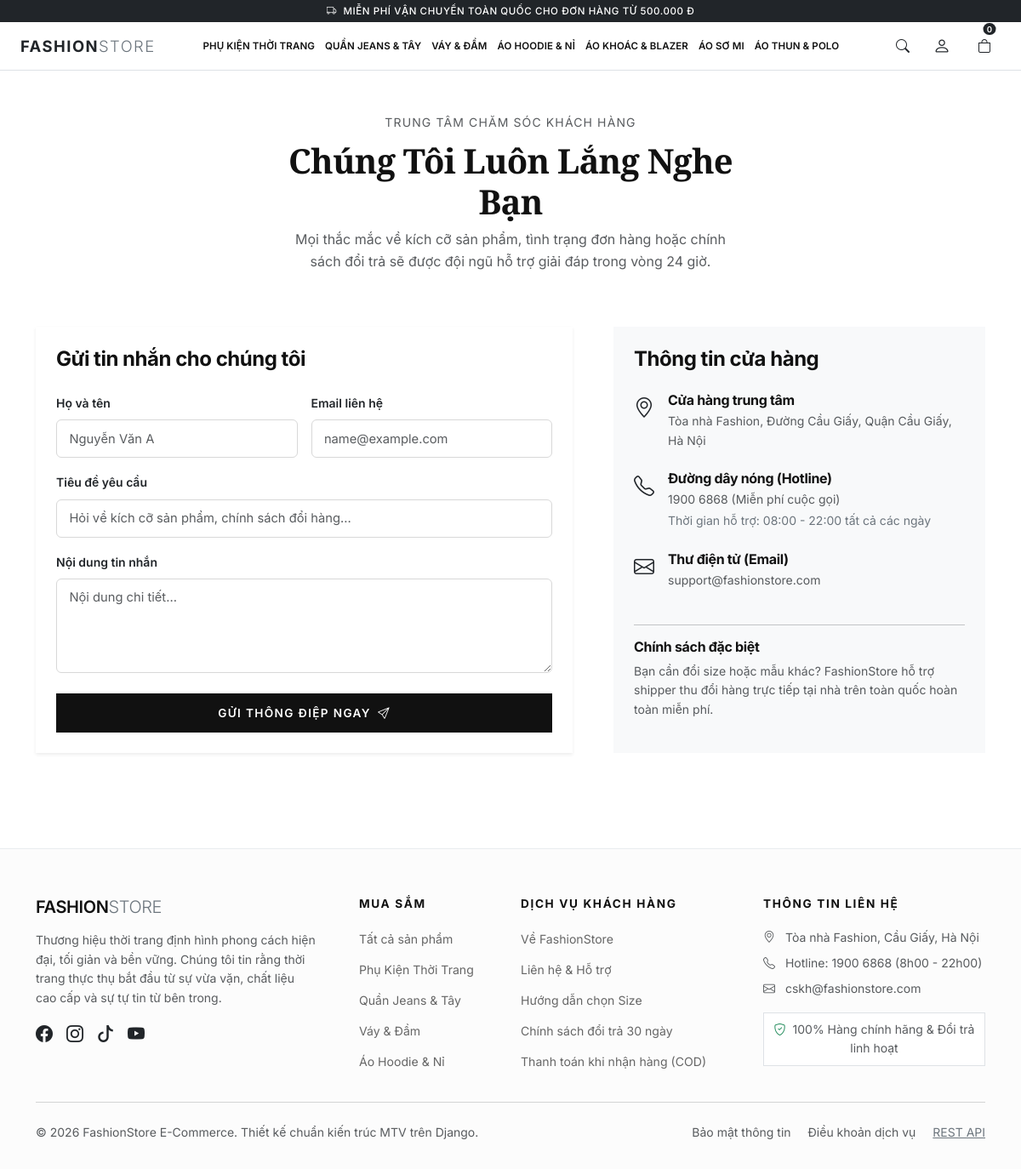
Page /contact/ on the committed database.
### products/models.py (models this page shows, shortened)
class Category(models.Model):
    name = models.CharField(max_length=100, unique=True, verbose_name='Tên danh mục')
    slug = models.SlugField(max_length=120, unique=True, blank=True, verbose_name='Đường dẫn slug')
    description = models.TextField(blank=True, verbose_name='Mô tả danh mục')
    image = models.ImageField(upload_to='categories/', blank=True, null=True, verbose_name='Ảnh danh mục')
    created_at = models.DateTimeField(auto_now_add=True, verbose_name='Ngày tạo')
    class Meta:
        verbose_name = 'Danh mục sản phẩm'
        verbose_name_plural = 'Danh mục sản phẩm'
        ordering = ['name']

### core/views.py (the view)
# urls.py: path('contact/', views.contact_view, name='contact'),
def contact_view(request):
    if request.method == 'POST':
        form = ContactForm(request.POST)
        if form.is_valid():
            messages.success(request, "Cảm ơn bạn đã liên hệ! Đội ngũ FashionStore sẽ phản hồi bạn trong thời gian sớm nhất.")
            return redirect('core:contact')
        else:
            messages.error(request, "Vui lòng kiểm tra lại thông tin trong biểu mẫu.")
    else:
        form = ContactForm()
    return render(request, 'core/contact.html', {'form': form})

### templates/core/contact.html (shortened to what this page needs)
{% extends 'base.html' %}
{% load static %}
{% block content %}
<div class="container py-5">
    <div class="row justify-content-center text-center mb-5">
        <div class="col-lg-6">
            <span class="text-uppercase small text-muted letter-spacing-1">Trung tâm chăm sóc khách hàng</span>
            <h1 class="serif-font display-6 fw-bold mt-2">Chúng Tôi Luôn Lắng Nghe Bạn</h1>
            <p class="text-muted">Mọi thắc mắc về kích cỡ sản phẩm, tình trạng đơn hàng hoặc chính sách đổi trả sẽ được đội ngũ hỗ trợ giải đáp trong vòng 24 giờ.</p>
        </div>
    </div>
    <div class="row g-5">
        <div class="col-lg-7">
            <div class="card border-0 shadow-sm p-4 rounded-0 bg-white">
                <h4 class="fw-bold mb-4">Gửi tin nhắn cho chúng tôi</h4>
                <form method="post">
                    <div class="row g-3">
                        <div class="col-md-6">
                            <label class="form-label small fw-semibold">{{ form.full_name.label }}</label>
                            {{ form.full_name }}
                        </div>
                        <div class="col-md-6">
                            <label class="form-label small fw-semibold">{{ form.email.label }}</label>
                            {{ form.email }}
                        </div>
                        <div class="col-12">
                            <label class="form-label small fw-semibold">{{ form.subject.label }}</label>
                            {{ form.subject }}
                        </div>
                        <div class="col-12">
                            <label class="form-label small fw-semibold">{{ form.message.label }}</label>
                            {{ form.message }}
                        </div>
                        <div class="col-12 mt-4">
                            <button type="submit" class="btn btn-fashion-dark w-100">
                                Gửi thông điệp ngay <i class="bi bi-send ms-2"></i>
                            </button>
                        </div>
                    </div>
                </form>
            </div>
        </div>
        <div class="col-lg-5">
            <div class="card border-0 bg-light p-4 rounded-0 h-100">
                <h4 class="fw-bold mb-4">Thông tin cửa hàng</h4>
                <div class="d-flex mb-4">
                    <div class="me-3 fs-4 text-dark"><i class="bi bi-geo-alt"></i></div>
                    <div>
                        <h6 class="fw-bold mb-1">Cửa hàng trung tâm</h6>
                        <p class="text-muted small mb-0">Tòa nhà Fashion, Đường Cầu Giấy, Quận Cầu Giấy, Hà Nội</p>
                    </div>
                </div>
                <div class="d-flex mb-4">
                    <div class="me-3 fs-4 text-dark"><i class="bi bi-telephone"></i></div>
                    <div>
                        <h6 class="fw-bold mb-1">Đường dây nóng (Hotline)</h6>
                        <p class="text-muted small mb-0">1900 6868 (Miễn phí cuộc gọi)</p>
                        <small class="text-secondary">Thời gian hỗ trợ: 08:00 - 22:00 tất cả các ngày</small>
                    </div>
                </div>
                <div class="d-flex mb-4">
                    <div class="me-3 fs-4 text-dark"><i class="bi bi-envelope"></i></div>
                    <div>
                        <h6 class="fw-bold mb-1">Thư điện tử (Email)</h6>
                        <p class="text-muted small mb-0">support@fashionstore.com</p>
                    </div>
                </div>
                <hr>
                <h6 class="fw-bold mb-2">Chính sách đặc biệt</h6>
                <p class="small text-muted mb-0">
                    Bạn cần đổi size hoặc mẫu khác? FashionStore hỗ trợ shipper thu đổi hàng trực tiếp tại nhà trên toàn quốc hoàn toàn miễn phí.
                </p>
            </div>
        </div>
    </div>
</div>
{% endblock %}

### templates/includes/navbar.html (shortened to what this page needs)
{% load static %}
<header class="yame-header sticky-top" id="mainHeader">
    <div class="yame-header-main bg-white border-bottom position-relative">
        <div class="container-fluid px-2 px-sm-3 px-xl-4">
            <div class="d-flex align-items-center justify-content-between" style="min-height: 56px;">
                <div class="d-flex align-items-center flex-shrink-0 me-2">
                    <a class="yame-brand-logo text-dark text-decoration-none" href="{% url 'core:home' %}">
                        <span class="fw-bold text-uppercase">FASHION</span><span class="fw-light text-secondary">STORE</span>
                    </a>
                </div>
                <nav class="yame-nav-bar d-none d-lg-block mx-1 mx-xl-3 flex-grow-1 overflow-hidden" style="min-width: 0;">
                    <ul class="yame-nav-list d-flex justify-content-center align-items-center list-unstyled mb-0 flex-nowrap" style="scrollbar-width: none;">
                        {% for cat in nav_categories %}
                        <li class="yame-nav-item yame-nav-item--has-mega">
                            <a class="yame-nav-link" href="{% url 'products:category_products' cat.slug %}">
                                {{ cat.name }}
                            </a>
                        </li>
                        {% endfor %}
                    </ul>
                </nav>
                <div class="header-right-actions d-flex align-items-center gap-1 gap-sm-2 flex-shrink-0 ms-auto ps-2" style="z-index: 1050; min-width: fit-content;">
                    <button class="btn yame-header-icon-btn text-dark border-0 bg-transparent text-decoration-none" id="searchToggleBtn" type="button" aria-label="Tìm kiếm sản phẩm" title="Tìm kiếm">
                        <i class="bi bi-search fs-6"></i>
                    </button>
                    {% if user.is_authenticated %}
                    <div class="dropdown">
                        <button class="btn yame-header-btn dropdown-toggle d-flex align-items-center gap-1 p-1 text-dark border-0 bg-transparent" type="button" data-bs-toggle="dropdown" aria-expanded="false" title="Tài khoản">
                            <i class="bi bi-person-circle fs-6"></i>
                            <div class="d-none d-xxl-block text-start" style="line-height: 1.1;">
                                <div class="small fw-semibold text-truncate" style="max-width: 90px; font-size: 0.76rem;">{{ user.first_name|default:user.username }}</div>
                            </div>
                        </button>
                        <ul class="dropdown-menu dropdown-menu-end border shadow-sm py-2" id="accountDropdownMenu" style="min-width: 220px;">
                            <li><h6 class="dropdown-header text-uppercase small text-muted">Xin chào, {{ user.username }}</h6></li>
                            <li><a class="dropdown-item py-2 small" href="{% url 'accounts:profile' %}"><i class="bi bi-person me-2"></i> Hồ sơ cá nhân</a></li>
                            <li><a class="dropdown-item py-2 small" href="{% url 'orders:history' %}"><i class="bi bi-box-seam me-2"></i> Lịch sử đơn hàng</a></li>
                            {% if user.is_staff or user.is_superuser %}
                            <li><hr class="dropdown-divider my-1"></li>
                            <li><h6 class="dropdown-header text-uppercase small text-muted fw-bold">Quản trị</h6></li>
                            <li><a class="dropdown-item py-2 small" href="{% url 'core:admin_dashboard' %}"><i class="bi bi-speedometer2 me-2"></i> Admin Dashboard</a></li>
                            <li><a class="dropdown-item py-2 small" href="{% url 'products:admin_product_list' %}"><i class="bi bi-tags me-2"></i> Quản lý sản phẩm</a></li>
                            <li><a class="dropdown-item py-2 small" href="{% url 'orders:admin_order_list' %}"><i class="bi bi-receipt me-2"></i> Quản lý đơn hàng</a></li>
                            <li><a class="dropdown-item py-2 small" href="/admin/" target="_blank"><i class="bi bi-shield-lock me-2"></i> Django Admin</a></li>
                            {% endif %}
                            <li><hr class="dropdown-divider my-1"></li>
                            <li>
                                <form action="{% url 'accounts:logout' %}" method="post" class="d-inline">
                                    {% csrf_token %}
                                    <button type="submit" class="dropdown-item py-2 small text-danger">
                                        <i class="bi bi-box-arrow-right me-2"></i> Đăng xuất
                                    </button>
                                </form>
                            </li>
                        </ul>
                    </div>
                    {% else %}
                    <button type="button" class="btn yame-header-icon-btn text-dark border-0 bg-transparent p-1 text-decoration-none" data-bs-toggle="modal" data-bs-target="#authModal" title="Đăng nhập / Đăng ký" aria-label="Tài khoản">
                        <i class="bi bi-person fs-5"></i>
                    </button>
                    {% endif %}
                    {% if user.is_authenticated %}
                    <a href="{% url 'cart:detail' %}" class="btn yame-cart-btn text-dark position-relative p-1 text-decoration-none ms-1" title="Giỏ hàng">
                        <i class="bi bi-bag fs-6"></i>
                        <span class="yame-cart-badge position-absolute translate-middle badge rounded-pill bg-dark text-white">
                            {{ nav_cart_count|default:0 }}
                        </span>
                    </a>
                    {% else %}
                    <button type="button" class="btn yame-cart-btn text-dark position-relative p-1 text-decoration-none ms-1 border-0 bg-transparent" data-bs-toggle="modal" data-bs-target="#authModal" title="Giỏ hàng (Đăng nhập để xem)">
                        <i class="bi bi-bag fs-6"></i>
                        <span class="yame-cart-badge position-absolute translate-middle badge rounded-pill bg-dark text-white">
                            0
                        </span>
                    </button>
                    {% endif %}
                </div>
            </div>
        </div>
    </div>
</header>

### templates/includes/footer.html
{% load static %}
<footer class="fashion-footer">
    <div class="container">
        <div class="row g-4">
            <div class="col-lg-4 col-md-6">
                <h5 class="brand-logo mb-3">FASHION<span class="text-secondary fw-light">STORE</span></h5>
                <p class="text-muted small pe-lg-4">
                    Thương hiệu thời trang định hình phong cách hiện đại, tối giản và bền vững. Chúng tôi tin rằng thời trang thực thụ bắt đầu từ sự vừa vặn, chất liệu cao cấp và sự tự tin từ bên trong.
                </p>
                <div class="d-flex gap-3 text-secondary fs-5 mt-3">
                    <a href="#" class="text-dark"><i class="bi bi-facebook"></i></a>
                    <a href="#" class="text-dark"><i class="bi bi-instagram"></i></a>
                    <a href="#" class="text-dark"><i class="bi bi-tiktok"></i></a>
                    <a href="#" class="text-dark"><i class="bi bi-youtube"></i></a>
                </div>
            </div>
            <div class="col-lg-2 col-md-6 col-6">
                <h6 class="footer-heading">Mua sắm</h6>
                <ul class="footer-link-list">
                    <li><a href="{% url 'products:product_list' %}">Tất cả sản phẩm</a></li>
                    {% for cat in nav_categories|slice:":4" %}
                    <li><a href="{% url 'products:category_products' cat.slug %}">{{ cat.name }}</a></li>
                    {% endfor %}
                </ul>
            </div>
            <div class="col-lg-3 col-md-6 col-6">
                <h6 class="footer-heading">Dịch vụ khách hàng</h6>
                <ul class="footer-link-list">
                    <li><a href="{% url 'core:about' %}">Về FashionStore</a></li>
                    <li><a href="{% url 'core:contact' %}">Liên hệ & Hỗ trợ</a></li>
                    <li><a href="#">Hướng dẫn chọn Size</a></li>
                    <li><a href="#">Chính sách đổi trả 30 ngày</a></li>
                    <li><a href="#">Thanh toán khi nhận hàng (COD)</a></li>
                </ul>
            </div>
            <div class="col-lg-3 col-md-6">
                <h6 class="footer-heading">Thông tin liên hệ</h6>
                <p class="text-muted small mb-2"><i class="bi bi-geo-alt me-2"></i> Tòa nhà Fashion, Cầu Giấy, Hà Nội</p>
                <p class="text-muted small mb-2"><i class="bi bi-telephone me-2"></i> Hotline: 1900 6868 (8h00 - 22h00)</p>
                <p class="text-muted small mb-3"><i class="bi bi-envelope me-2"></i> cskh@fashionstore.com</p>
                <div class="p-2 border bg-white small text-center text-muted">
                    <i class="bi bi-shield-check text-success me-1"></i> 100% Hàng chính hãng & Đổi trả linh hoạt
                </div>
            </div>
        </div>
        <hr class="my-4 text-muted">
        <div class="row align-items-center small text-muted">
            <div class="col-md-6 text-center text-md-start">
                &copy; 2026 FashionStore E-Commerce. Thiết kế chuẩn kiến trúc MTV trên Django.
            </div>
            <div class="col-md-6 text-center text-md-end mt-2 mt-md-0">
                <span class="me-3">Bảo mật thông tin</span>
                <span class="me-3">Điều khoản dịch vụ</span>
                <a href="/api/products/" target="_blank" class="text-decoration-underline text-secondary">REST API</a>
            </div>
        </div>
    </div>
</footer>

### rows in the picture
Category: name "PHỤ KIỆN THỜI TRANG", name "Phụ Kiện Thời Trang"
Category: name "QUẦN JEANS & TÂY", name "Quần Jeans & Tây"
Category: name "VÁY & ĐẦM", name "Váy & Đầm"
Category: name "ÁO HOODIE & NỈ", name "Áo Hoodie & Nỉ"
Category: name "ÁO KHOÁC & BLAZER"
Category: name "ÁO SƠ MI"
Category: name "ÁO THUN & POLO"
